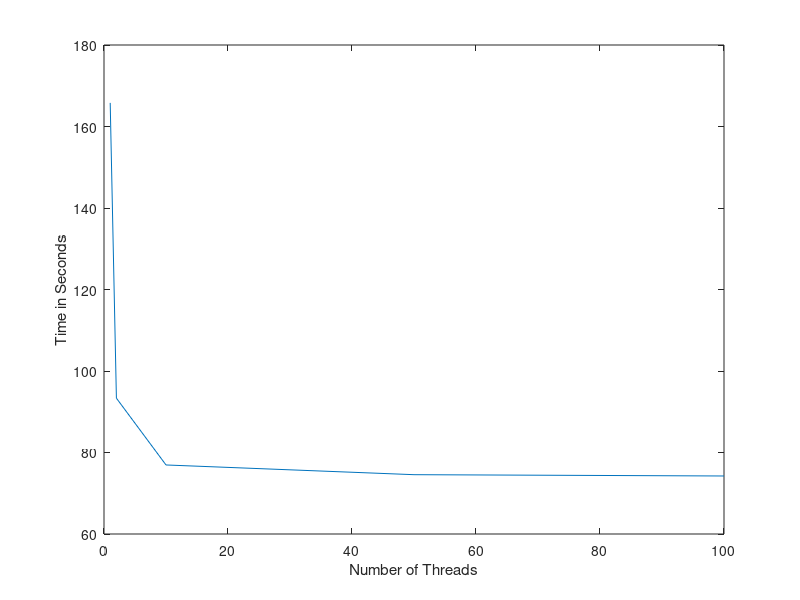

This figure's MATLAB source:


x = [1,2,10,50,100];
y = [165.797, 93.333,76.942,74.557,74.237];

plot(x,y)
xlabel('Number of Threads')
ylabel('Time in Seconds')